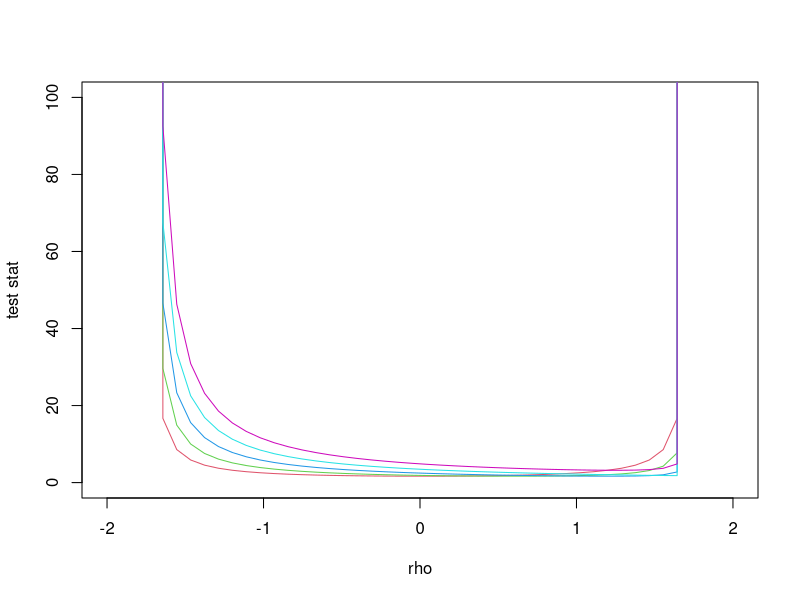
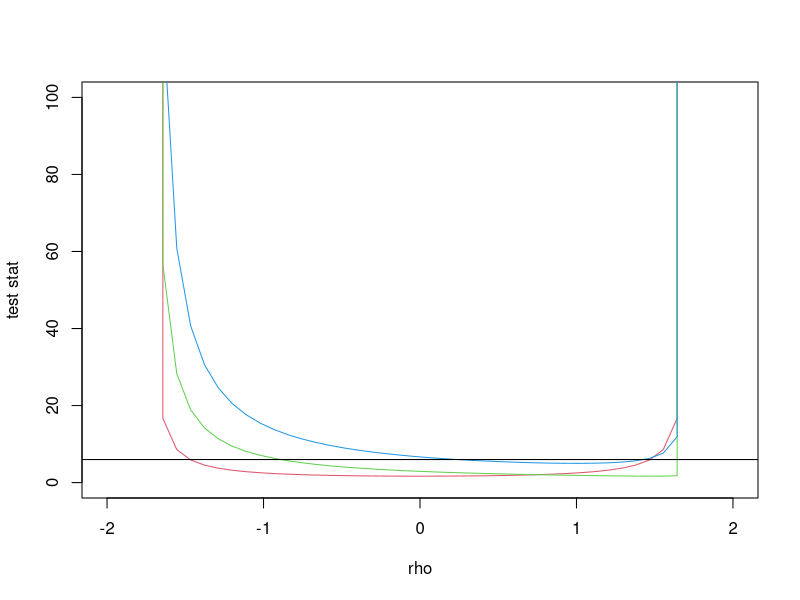

These figures' R source, in order:
library(MASS);
mu<- c(1,2);
Sigma<- matrix(c(1, 0.5, 0.5, 2), ncol=2);
n<- 100;
set.seed(123);
x<- mvrnorm(n, mu, Sigma);
xbar<- apply(x, 2, mean);
Smat<- cov(x)*(n-1)/n;

## assuming Sigma known

test.stat1<- n*(2*xbar[1]-xbar[2]-0.2)^2/( t(c(2, -1))%*%Sigma%*%c(2,-1));
pvalue1<- 1-pchisq(test.stat1, 1);

#> c(test.stat1, pvalue1);
#[1] 4.72817185 0.02967241


## assuming Sigma unknown;

test.stat2<- (n-1)*(2*xbar[1]-xbar[2]-0.2)^2/( t(c(2, -1))%*%Smat%*%c(2,-1));
pvalue2<- 1- pf(test.stat2, 1, (n-1));

#> c(test.stat2, pvalue2);
#[1] 5.00931652 0.02745153


## Ex 7.14

rho.a<- function(rho, a){5*(3*a^2-2*rho*a+1)/(3-rho^2)};
rho.vec<- seq(-sqrt(3), sqrt(3), length.out=40);
a00<- rho.a(rho.vec, 0);
plot(rho.vec, a00, type="l", col=2, xlim=c(-2, 2), ylim=c(0, 100), xlab="rho", ylab="test stat");
lines(rho.vec, rho.a(rho.vec, 0.2), col=3);
lines(rho.vec, rho.a(rho.vec, 0.4), col=4);
lines(rho.vec, rho.a(rho.vec, 0.6), col=5);
lines(rho.vec, rho.a(rho.vec, 0.8), col=6);

plot(rho.vec, a00, type="l", col=2, xlim=c(-2, 2), ylim=c(0, 100), xlab="rho", ylab="test stat");
lines(rho.vec, rho.a(rho.vec, 0.5), col=3);
lines(rho.vec, rho.a(rho.vec, 1), col=4);
abline(h=5.9915);
